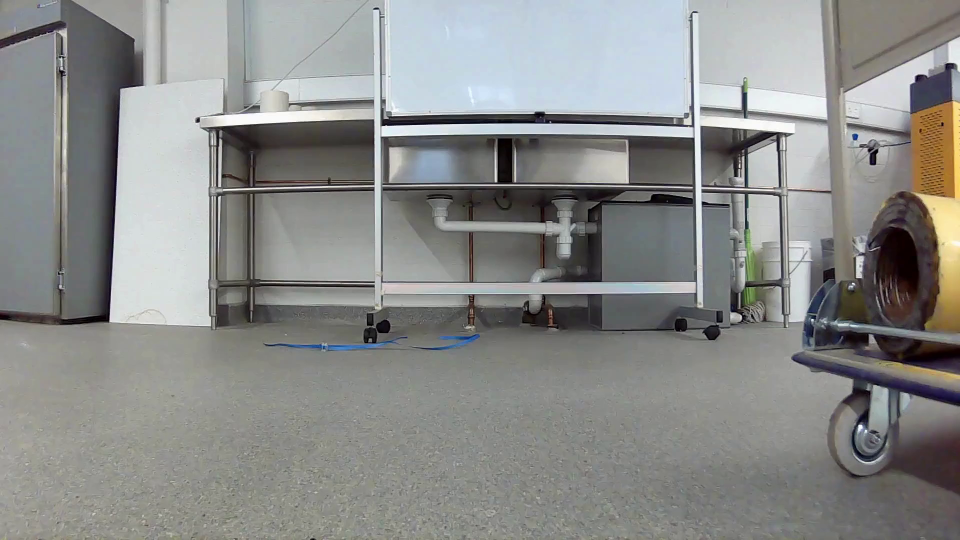
#> input picture videos/video_frames/long_side0.png, 1920 x 1080 px (shown at 1/2 size); its folder holds only this picture in this run
$ python resize.py
#> lines starting #> are read from the running program, lines starting #| are printed output that depends on the picture
#> further down, image is the input picture: PIL image 1920x1080 RGB; mean R, G, B 138.8, 139.9, 138.1
"This file is used to resize the images to a certain size without affecting aspect ratio via padding"

from PIL import Image, ImageOps
import os

def padding(img, expected_size):
    desired_size = expected_size
    delta_width = desired_size - img.size[0]
    delta_height = desired_size - img.size[1]
    pad_width = delta_width // 2
    pad_height = delta_height // 2
    padding = (pad_width, pad_height, delta_width - pad_width, delta_height - pad_height)
    return ImageOps.expand(img, padding)


def resize_with_padding(img, expected_size):
#> called with expected_size = (512, 512)
    img.thumbnail((expected_size[0], expected_size[1]))
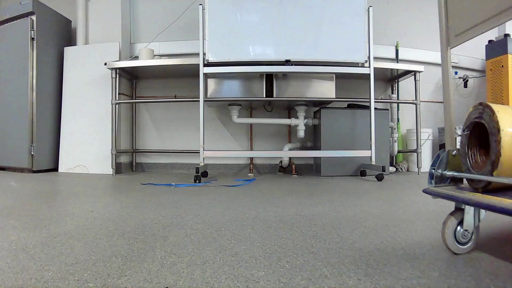
#> img: PIL image 512x288 RGB; mean R, G, B 138.8, 139.9, 138.1
    # print(img.size)
    delta_width = expected_size[0] - img.size[0]
#> delta_width = 0
    delta_height = expected_size[1] - img.size[1]
#> delta_height = 224
    pad_width = delta_width // 2
#> pad_width = 0
    pad_height = delta_height // 2
#> pad_height = 112
    padding = (pad_width, pad_height, delta_width - pad_width, delta_height - pad_height)
#> padding = (0, 112, 0, 112)
    return ImageOps.expand(img, padding)
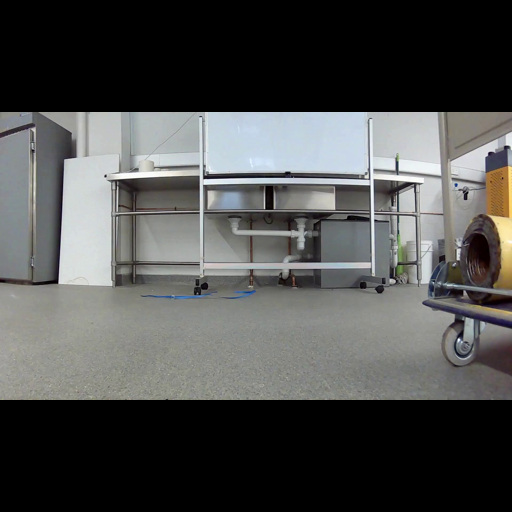
#> returned value: PIL image 512x512 RGB; mean R, G, B 78.1, 78.7, 77.7

file_path = "./"
output_path = "resized/"
for img in os.listdir(file_path):
    if img.endswith('.jpg') or img.endswith('.png') or img.endswith('.JPG'):
        image = Image.open(file_path + img)
        image = resize_with_padding(image, (512, 512))
        image.save(output_path+ img)
